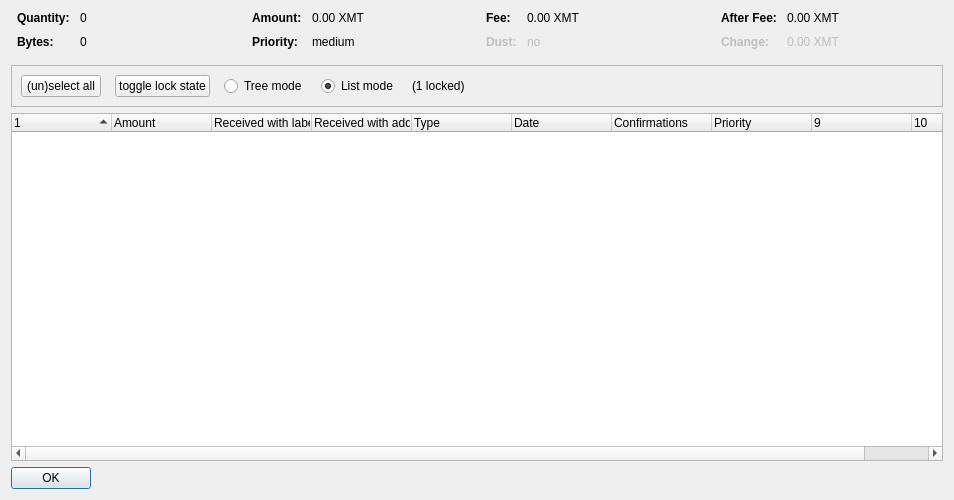
<?xml version="1.0" encoding="UTF-8"?>
<ui version="4.0">
 <class>CoinControlDialog</class>
 <widget class="QDialog" name="CoinControlDialog">
  <property name="geometry">
   <rect>
    <x>0</x>
    <y>0</y>
    <width>954</width>
    <height>500</height>
   </rect>
  </property>
  <property name="windowTitle">
   <string>Coin Selection</string>
  </property>
  <layout class="QVBoxLayout" name="verticalLayout">
   <item>
    <layout class="QHBoxLayout" name="horizontalLayoutTop" stretch="0,0,0,0">
     <property name="topMargin">
      <number>0</number>
     </property>
     <property name="bottomMargin">
      <number>10</number>
     </property>
     <item>
      <layout class="QFormLayout" name="formLayoutCoinControl1">
       <property name="horizontalSpacing">
        <number>10</number>
       </property>
       <property name="verticalSpacing">
        <number>10</number>
       </property>
       <property name="leftMargin">
        <number>6</number>
       </property>
       <property name="rightMargin">
        <number>6</number>
       </property>
       <item row="0" column="0">
        <widget class="QLabel" name="labelCoinControlQuantityText">
         <property name="font">
          <font>
           <weight>75</weight>
           <bold>true</bold>
          </font>
         </property>
         <property name="text">
          <string>Quantity:</string>
         </property>
        </widget>
       </item>
       <item row="0" column="1">
        <widget class="QLabel" name="labelCoinControlQuantity">
         <property name="cursor">
          <cursorShape>IBeamCursor</cursorShape>
         </property>
         <property name="contextMenuPolicy">
          <enum>Qt::ActionsContextMenu</enum>
         </property>
         <property name="text">
          <string notr="true">0</string>
         </property>
         <property name="textInteractionFlags">
          <set>Qt::LinksAccessibleByMouse|Qt::TextSelectableByKeyboard|Qt::TextSelectableByMouse</set>
         </property>
        </widget>
       </item>
       <item row="1" column="0">
        <widget class="QLabel" name="labelCoinControlBytesText">
         <property name="font">
          <font>
           <weight>75</weight>
           <bold>true</bold>
          </font>
         </property>
         <property name="text">
          <string>Bytes:</string>
         </property>
        </widget>
       </item>
       <item row="1" column="1">
        <widget class="QLabel" name="labelCoinControlBytes">
         <property name="cursor">
          <cursorShape>IBeamCursor</cursorShape>
         </property>
         <property name="contextMenuPolicy">
          <enum>Qt::ActionsContextMenu</enum>
         </property>
         <property name="text">
          <string notr="true">0</string>
         </property>
         <property name="textInteractionFlags">
          <set>Qt::LinksAccessibleByMouse|Qt::TextSelectableByKeyboard|Qt::TextSelectableByMouse</set>
         </property>
        </widget>
       </item>
      </layout>
     </item>
     <item>
      <layout class="QFormLayout" name="formLayoutCoinControl2">
       <property name="horizontalSpacing">
        <number>10</number>
       </property>
       <property name="verticalSpacing">
        <number>10</number>
       </property>
       <property name="leftMargin">
        <number>6</number>
       </property>
       <property name="rightMargin">
        <number>6</number>
       </property>
       <item row="0" column="0">
        <widget class="QLabel" name="labelCoinControlAmountText">
         <property name="font">
          <font>
           <weight>75</weight>
           <bold>true</bold>
          </font>
         </property>
         <property name="text">
          <string>Amount:</string>
         </property>
        </widget>
       </item>
       <item row="0" column="1">
        <widget class="QLabel" name="labelCoinControlAmount">
         <property name="cursor">
          <cursorShape>IBeamCursor</cursorShape>
         </property>
         <property name="contextMenuPolicy">
          <enum>Qt::ActionsContextMenu</enum>
         </property>
         <property name="text">
          <string notr="true">0.00 XMT</string>
         </property>
         <property name="textInteractionFlags">
          <set>Qt::LinksAccessibleByMouse|Qt::TextSelectableByKeyboard|Qt::TextSelectableByMouse</set>
         </property>
        </widget>
       </item>
       <item row="1" column="0">
        <widget class="QLabel" name="labelCoinControlPriorityText">
         <property name="font">
          <font>
           <weight>75</weight>
           <bold>true</bold>
          </font>
         </property>
         <property name="text">
          <string>Priority:</string>
         </property>
        </widget>
       </item>
       <item row="1" column="1">
        <widget class="QLabel" name="labelCoinControlPriority">
         <property name="cursor">
          <cursorShape>IBeamCursor</cursorShape>
         </property>
         <property name="contextMenuPolicy">
          <enum>Qt::ActionsContextMenu</enum>
         </property>
         <property name="text">
          <string>medium</string>
         </property>
         <property name="textInteractionFlags">
          <set>Qt::LinksAccessibleByMouse|Qt::TextSelectableByKeyboard|Qt::TextSelectableByMouse</set>
         </property>
        </widget>
       </item>
      </layout>
     </item>
     <item>
      <layout class="QFormLayout" name="formLayoutCoinControl3">
       <property name="horizontalSpacing">
        <number>10</number>
       </property>
       <property name="verticalSpacing">
        <number>10</number>
       </property>
       <property name="leftMargin">
        <number>6</number>
       </property>
       <property name="rightMargin">
        <number>6</number>
       </property>
       <item row="0" column="0">
        <widget class="QLabel" name="labelCoinControlFeeText">
         <property name="font">
          <font>
           <weight>75</weight>
           <bold>true</bold>
          </font>
         </property>
         <property name="text">
          <string>Fee:</string>
         </property>
        </widget>
       </item>
       <item row="0" column="1">
        <widget class="QLabel" name="labelCoinControlFee">
         <property name="cursor">
          <cursorShape>IBeamCursor</cursorShape>
         </property>
         <property name="contextMenuPolicy">
          <enum>Qt::ActionsContextMenu</enum>
         </property>
         <property name="text">
          <string notr="true">0.00 XMT</string>
         </property>
         <property name="textInteractionFlags">
          <set>Qt::LinksAccessibleByMouse|Qt::TextSelectableByKeyboard|Qt::TextSelectableByMouse</set>
         </property>
        </widget>
       </item>
       <item row="1" column="0">
        <widget class="QLabel" name="labelCoinControlLowOutputText">
         <property name="enabled">
          <bool>false</bool>
         </property>
         <property name="font">
          <font>
           <weight>75</weight>
           <bold>true</bold>
          </font>
         </property>
         <property name="text">
          <string>Dust:</string>
         </property>
        </widget>
       </item>
       <item row="1" column="1">
        <widget class="QLabel" name="labelCoinControlLowOutput">
         <property name="enabled">
          <bool>false</bool>
         </property>
         <property name="cursor">
          <cursorShape>IBeamCursor</cursorShape>
         </property>
         <property name="contextMenuPolicy">
          <enum>Qt::ActionsContextMenu</enum>
         </property>
         <property name="text">
          <string>no</string>
         </property>
         <property name="textInteractionFlags">
          <set>Qt::LinksAccessibleByMouse|Qt::TextSelectableByKeyboard|Qt::TextSelectableByMouse</set>
         </property>
        </widget>
       </item>
      </layout>
     </item>
     <item>
      <layout class="QFormLayout" name="formLayoutCoinControl4">
       <property name="horizontalSpacing">
        <number>10</number>
       </property>
       <property name="verticalSpacing">
        <number>10</number>
       </property>
       <property name="leftMargin">
        <number>6</number>
       </property>
       <property name="rightMargin">
        <number>6</number>
       </property>
       <item row="0" column="0">
        <widget class="QLabel" name="labelCoinControlAfterFeeText">
         <property name="font">
          <font>
           <weight>75</weight>
           <bold>true</bold>
          </font>
         </property>
         <property name="text">
          <string>After Fee:</string>
         </property>
        </widget>
       </item>
       <item row="0" column="1">
        <widget class="QLabel" name="labelCoinControlAfterFee">
         <property name="cursor">
          <cursorShape>IBeamCursor</cursorShape>
         </property>
         <property name="contextMenuPolicy">
          <enum>Qt::ActionsContextMenu</enum>
         </property>
         <property name="text">
          <string notr="true">0.00 XMT</string>
         </property>
         <property name="textInteractionFlags">
          <set>Qt::LinksAccessibleByMouse|Qt::TextSelectableByKeyboard|Qt::TextSelectableByMouse</set>
         </property>
        </widget>
       </item>
       <item row="1" column="0">
        <widget class="QLabel" name="labelCoinControlChangeText">
         <property name="enabled">
          <bool>false</bool>
         </property>
         <property name="font">
          <font>
           <weight>75</weight>
           <bold>true</bold>
          </font>
         </property>
         <property name="text">
          <string>Change:</string>
         </property>
        </widget>
       </item>
       <item row="1" column="1">
        <widget class="QLabel" name="labelCoinControlChange">
         <property name="enabled">
          <bool>false</bool>
         </property>
         <property name="cursor">
          <cursorShape>IBeamCursor</cursorShape>
         </property>
         <property name="contextMenuPolicy">
          <enum>Qt::ActionsContextMenu</enum>
         </property>
         <property name="text">
          <string notr="true">0.00 XMT</string>
         </property>
         <property name="textInteractionFlags">
          <set>Qt::LinksAccessibleByMouse|Qt::TextSelectableByKeyboard|Qt::TextSelectableByMouse</set>
         </property>
        </widget>
       </item>
      </layout>
     </item>
    </layout>
   </item>
   <item>
    <widget class="QFrame" name="frame">
     <property name="minimumSize">
      <size>
       <width>0</width>
       <height>40</height>
      </size>
     </property>
     <property name="frameShape">
      <enum>QFrame::StyledPanel</enum>
     </property>
     <property name="frameShadow">
      <enum>QFrame::Sunken</enum>
     </property>
     <layout class="QHBoxLayout" name="horizontalLayout">
      <item>
       <layout class="QHBoxLayout" name="horizontalLayoutPanel" stretch="0,0,0,0,0,0">
        <property name="spacing">
         <number>14</number>
        </property>
        <item>
         <widget class="QPushButton" name="pushButtonSelectAll">
          <property name="sizePolicy">
           <sizepolicy hsizetype="Maximum" vsizetype="Fixed">
            <horstretch>0</horstretch>
            <verstretch>0</verstretch>
           </sizepolicy>
          </property>
          <property name="text">
           <string>(un)select all</string>
          </property>
          <property name="autoDefault">
           <bool>false</bool>
          </property>
         </widget>
        </item>
        <item>
         <widget class="QPushButton" name="pushButtonToggleLock">
          <property name="sizePolicy">
           <sizepolicy hsizetype="Maximum" vsizetype="Fixed">
            <horstretch>0</horstretch>
            <verstretch>0</verstretch>
           </sizepolicy>
          </property>
          <property name="text">
           <string>toggle lock state</string>
          </property>
          <property name="autoDefault">
           <bool>false</bool>
          </property>
         </widget>
        </item>
        <item>
         <widget class="QRadioButton" name="radioTreeMode">
          <property name="sizePolicy">
           <sizepolicy hsizetype="Maximum" vsizetype="Fixed">
            <horstretch>0</horstretch>
            <verstretch>0</verstretch>
           </sizepolicy>
          </property>
          <property name="text">
           <string>Tree mode</string>
          </property>
         </widget>
        </item>
        <item>
         <widget class="QRadioButton" name="radioListMode">
          <property name="sizePolicy">
           <sizepolicy hsizetype="Maximum" vsizetype="Fixed">
            <horstretch>0</horstretch>
            <verstretch>0</verstretch>
           </sizepolicy>
          </property>
          <property name="text">
           <string>List mode</string>
          </property>
          <property name="checked">
           <bool>true</bool>
          </property>
         </widget>
        </item>
        <item>
         <widget class="QLabel" name="labelLocked">
          <property name="text">
           <string>(1 locked)</string>
          </property>
         </widget>
        </item>
        <item>
         <spacer name="horizontalSpacer">
          <property name="orientation">
           <enum>Qt::Horizontal</enum>
          </property>
          <property name="sizeHint" stdset="0">
           <size>
            <width>40</width>
            <height>20</height>
           </size>
          </property>
         </spacer>
        </item>
       </layout>
      </item>
     </layout>
    </widget>
   </item>
   <item>
    <widget class="CoinControlTreeWidget" name="treeWidget">
     <property name="contextMenuPolicy">
      <enum>Qt::CustomContextMenu</enum>
     </property>
     <property name="sortingEnabled">
      <bool>false</bool>
     </property>
     <property name="columnCount">
      <number>10</number>
     </property>
     <attribute name="headerShowSortIndicator" stdset="0">
      <bool>true</bool>
     </attribute>
     <attribute name="headerStretchLastSection">
      <bool>false</bool>
     </attribute>
     <column>
      <property name="text">
       <string/>
      </property>
     </column>
     <column>
      <property name="text">
       <string>Amount</string>
      </property>
     </column>
     <column>
      <property name="text">
       <string>Received with label</string>
      </property>
     </column>
     <column>
      <property name="text">
       <string>Received with address</string>
      </property>
     </column>
     <column>
      <property name="text">
       <string>Type</string>
      </property>
     </column>
     <column>
      <property name="text">
       <string>Date</string>
      </property>
     </column>
     <column>
      <property name="text">
       <string>Confirmations</string>
      </property>
      <property name="toolTip">
       <string>Confirmed</string>
      </property>
     </column>
     <column>
      <property name="text">
       <string>Priority</string>
      </property>
     </column>
     <column>
      <property name="text">
       <string/>
      </property>
     </column>
     <column>
      <property name="text">
       <string/>
      </property>
     </column>
    </widget>
   </item>
   <item>
    <widget class="QDialogButtonBox" name="buttonBox">
     <property name="sizePolicy">
      <sizepolicy hsizetype="Maximum" vsizetype="Fixed">
       <horstretch>0</horstretch>
       <verstretch>0</verstretch>
      </sizepolicy>
     </property>
     <property name="orientation">
      <enum>Qt::Horizontal</enum>
     </property>
     <property name="standardButtons">
      <set>QDialogButtonBox::Ok</set>
     </property>
    </widget>
   </item>
  </layout>
 </widget>
 <customwidgets>
  <customwidget>
   <class>CoinControlTreeWidget</class>
   <extends>QTreeWidget</extends>
   <header>coincontroltreewidget.h</header>
  </customwidget>
 </customwidgets>
 <resources/>
 <connections/>
</ui>
